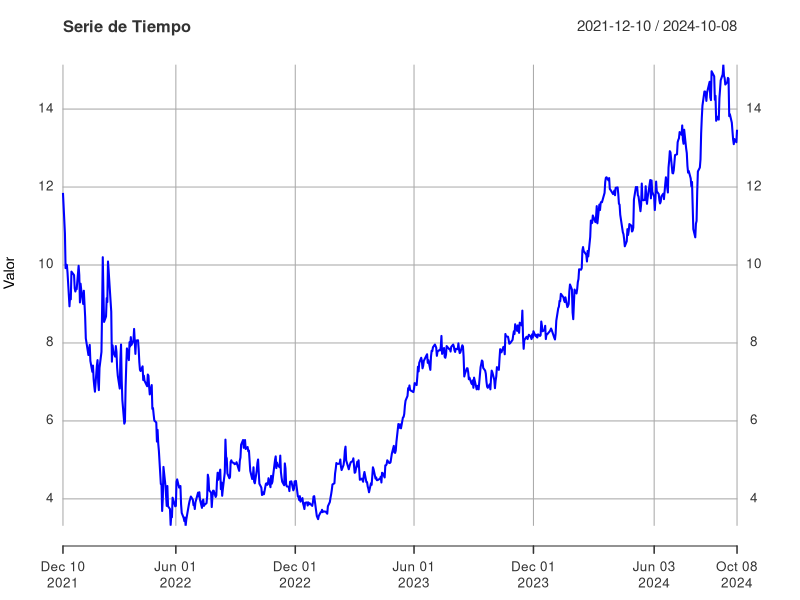
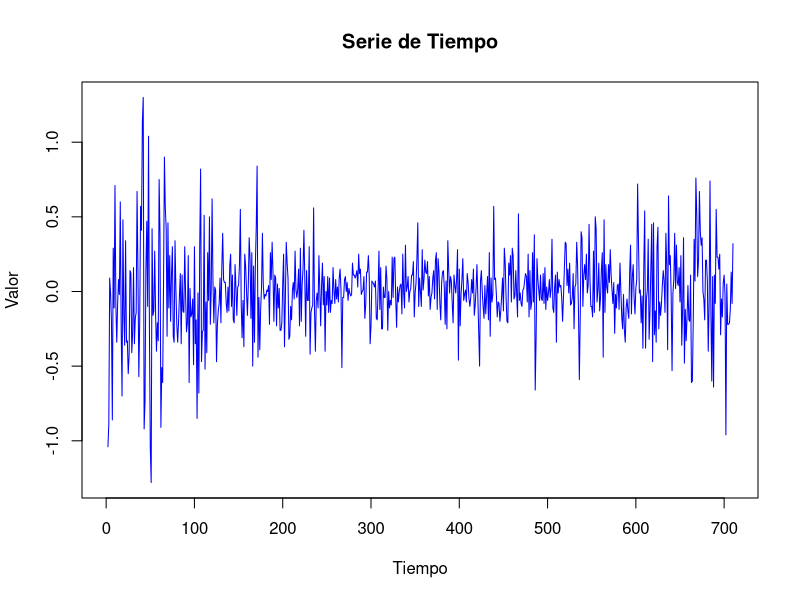
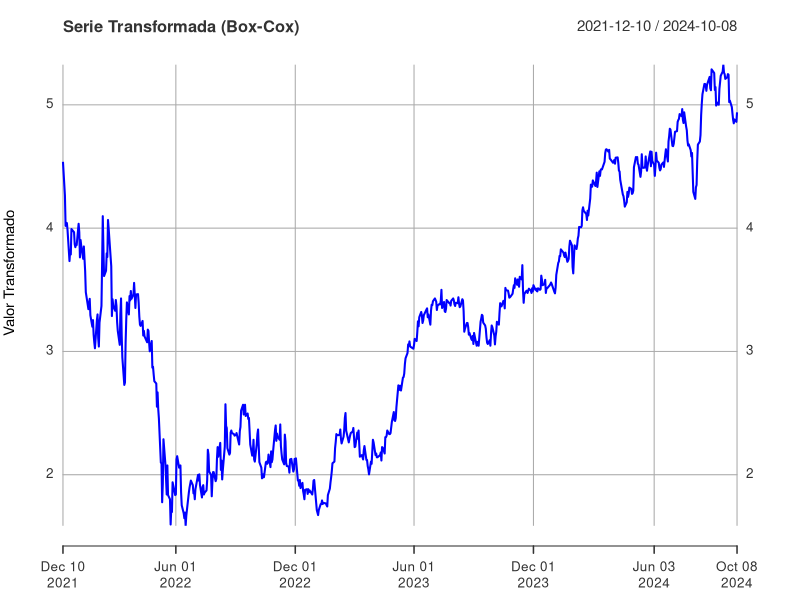
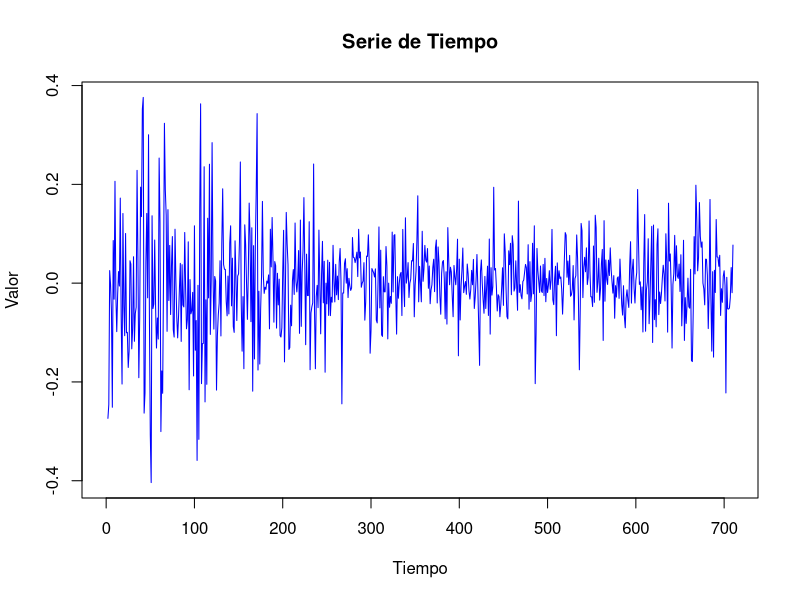
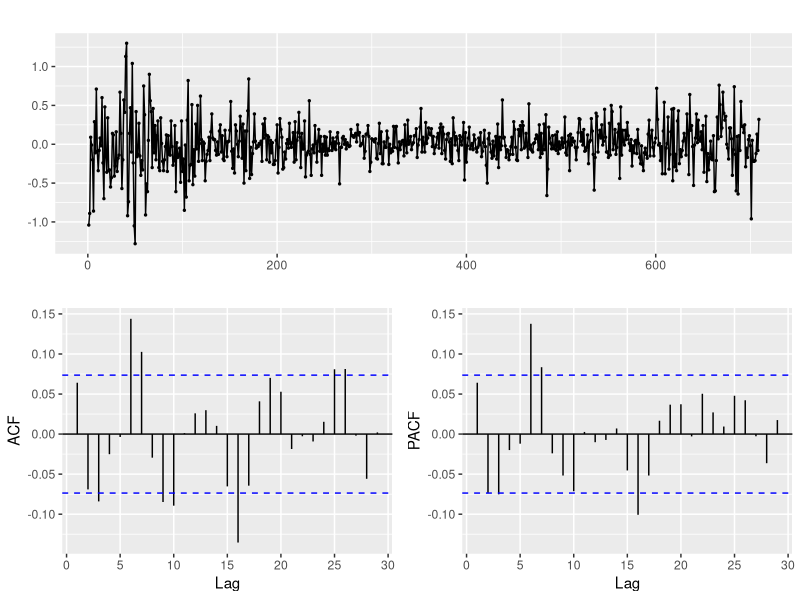
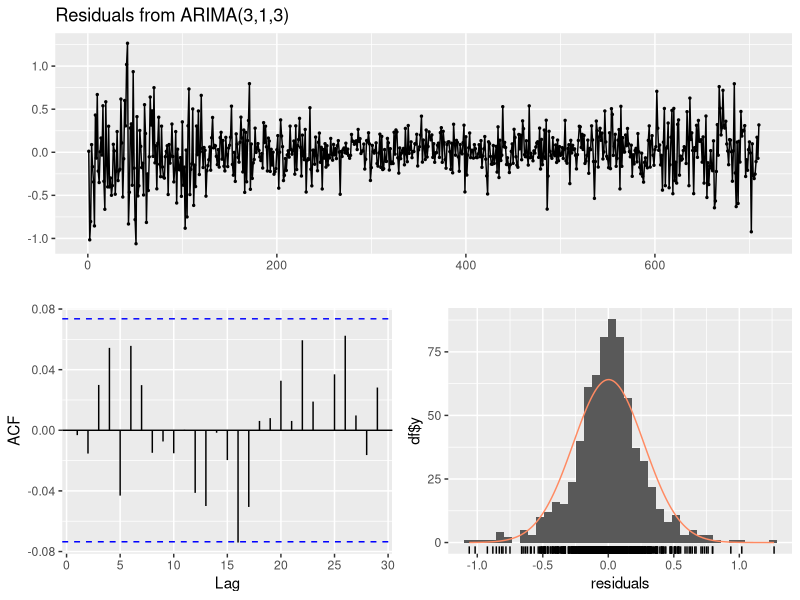
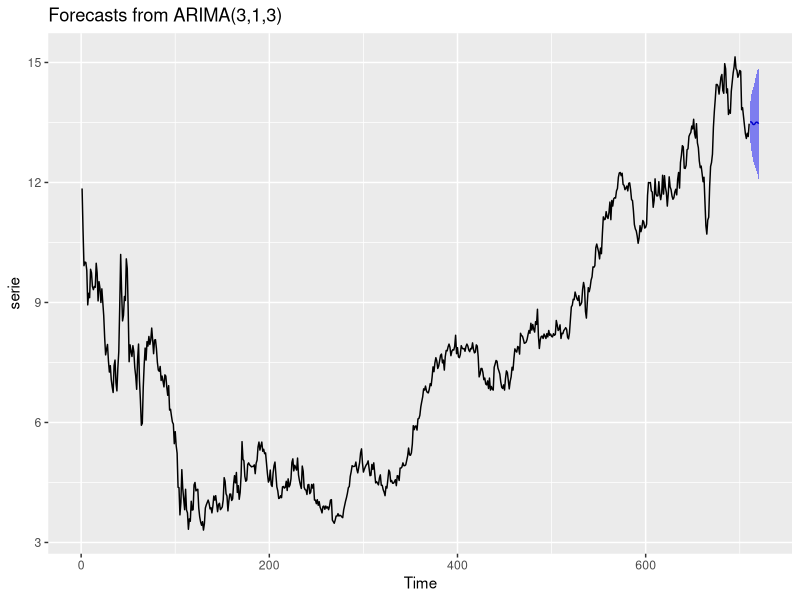
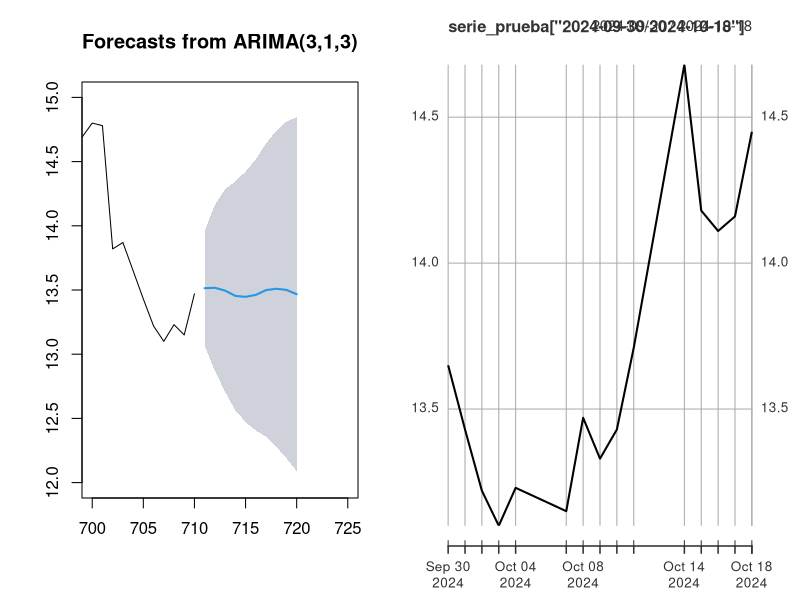

Generate these figures, in order, with R:
## ---- chunk 1
library(readr)
NU_Historical_Data <- read_csv("NU Historical Data.csv")
data <- data.frame(NU_Historical_Data$Date, NU_Historical_Data$Price)
data$NU_Historical_Data.Date <- as.Date(data$NU_Historical_Data.Date, format = "%m/%d/%Y")
## ---- chunk 2
library(xts)
serie_prueba <- xts(data[, -1], order.by = data$NU_Historical_Data.Date)
serie <- serie_prueba["2021-12-10/2024-10-08"] #Eliminando los ultimos 10 dias de la serie
plot(serie, type="l", col="blue", main="Serie de Tiempo", xlab="Tiempo", ylab="Valor")
## ---- chunk 3
plot.ts(diff(serie), col="blue", main="Serie de Tiempo", xlab="Tiempo", ylab="Valor")
## ---- chunk 4
library(forecast)
lambda_optimo <- round(BoxCox.lambda(serie, method=c("guerrero"), lower=-2, upper=2), 2)
lambda_optimo
## ---- chunk 5
serie_transformada <- BoxCox(serie, lambda_optimo)
plot(serie_transformada, type="l", col="blue", main="Serie Transformada (Box-Cox)",
xlab="Tiempo", ylab="Valor Transformado")

## ---- chunk 6
plot.ts(diff(serie_transformada), col="blue", main="Serie de Tiempo", xlab="Tiempo", ylab="Valor")
## ---- chunk 7
library(urca)
df_prueba <- ur.df(serie, type = "trend", lags = 1)
summary(df_prueba)
## ---- chunk 8
serie_diferenciada <- na.omit(diff(serie))
df_prueba_diff <- ur.df(serie_diferenciada, type = "none", lags = 1)
summary(df_prueba_diff)
## ---- chunk 9
ggtsdisplay(serie_diferenciada)
## ---- chunk 10
modelo <- Arima(serie, order = c(3,1,3))

checkresiduals(modelo)
## ---- chunk 11
tseries::jarque.bera.test(modelo$residuals)
## ---- chunk 12
pronostico_modelo1 = forecast(modelo, h = 10, level = c(90), fan = FALSE)
autoplot(pronostico_modelo1) + autolayer(pronostico_modelo1)
## ---- chunk 13
library(ggplot2)
par(mfrow=c(1,2))
plot(pronostico_modelo1, xlim=c(700,725), ylim=c(12,15))
plot(serie_prueba["2024-09-30/2024-10-18"])
## ---- chunk 14
# La serie está en formato xts, se convierte a ts
serie <- as.ts(serie)

# Dividiendo la serie en entrenamiento y prueba
n_entrenamiento <- floor(length(serie)*0.8)
conjunto_entrenamiento <- serie[1:n_entrenamiento]
conjunto_prueba <- serie[(n_entrenamiento + 1):length(serie)]

# Creando una función para calcular el MAPE, RMSE y MAE
calcular_error <- function(real, pronosticado){
  error <- real - pronosticado
  mape <- mean(abs(error/real))
  rmse <- sqrt(mean(error^2))
  mae <- mean(abs(error))
  return(c(mape, rmse, mae))
}

# Comparando metricas de los modelos
lista_modelos <- list(c(0,1,0), c(1,1,1), c(2,1,1), c(2,1,2), c(1,1,2),
                      c(3,1,1), c(3,1,2), c(3,1,3), c(4,1,1), c(4,1,2),
                      c(4,1,3), c(4,1,4), c(5,1,1), c(5,1,2), c(5,1,3),
                      c(5,1,4), c(5,1,5))
resultados <- data.frame(Modelo = character(), MAPE_entrenamiento = numeric(),
                         RMSE_entrenamiento = numeric(), 
                         MAE_entrenamiento = numeric(), MAPE_prueba = numeric(),
                         RMSE_prueba = numeric(), 
                         MAE_prueba = numeric(), stringsAsFactors = FALSE)

for (i in lista_modelos){
  modelo <- Arima(conjunto_entrenamiento, order = i)
  
  ajuste_entrenamiento <- fitted(modelo)
  metricas_entrenamiento <- calcular_error(conjunto_entrenamiento,
                                           ajuste_entrenamiento)
  
  pronostico_prueba <- forecast(modelo, h = length(conjunto_prueba))
  metricas_prueba <- calcular_error(conjunto_prueba, pronostico_prueba$mean)
  
  resultados <- rbind(
    resultados,
    data.frame(Modelo = paste("ARIMA(",paste(i, collapse = ","), ")", sep = ""),
               MAPE_entrenamiento = metricas_entrenamiento[1], 
               RMSE_entrenamiento = metricas_entrenamiento[2],
               MAE_entrenamiento = metricas_entrenamiento[3],
               MAPE_prueba = metricas_prueba[1],
               RMSE_prueba = metricas_prueba[2],
               MAE_prueba = metricas_prueba[3]))
}

resultados
## ---- chunk 15
# Graficando los resultados el pronostico de todos los modelos
par(mfrow=c(2,2))
for (i in 1:length(lista_modelos)) {
  orden <- lista_modelos[[i]]
  modelo <- Arima(serie, order = orden)
  pronostico <- forecast(modelo, h = 10)
  plot(pronostico, main = paste("ARIMA(", paste(orden, collapse = ","), ")",
                                sep = ""), xlim=c(700,725), ylim=c(12,15))
}
